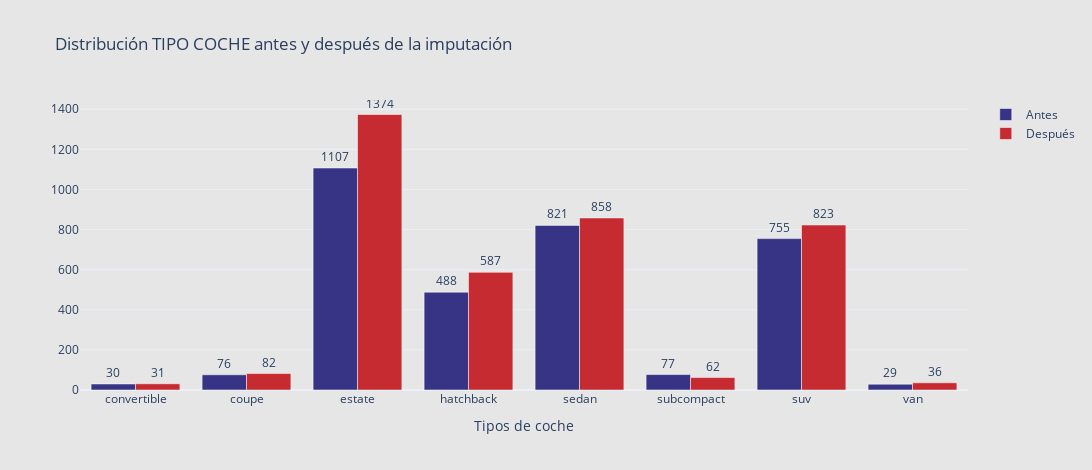

Here is the notebook cell this chart was saved with:
### Markdown cell above
**Visualización: distribución antes y después de la imputación**

### Code cell
# Distribución antes y después de la imputación
antes_counts = df_antes['tipo_coche'].value_counts().sort_index()
despues_counts = df_bmw['tipo_coche'].value_counts().sort_index()

fig = go.Figure()

# Barras antes
fig.add_trace(go.Bar(
    x=[str(i) for i in antes_counts.index],
    y=antes_counts.values,
    marker_color='#373485',
    name='Antes',
    text=antes_counts.values,
    textposition='outside'
))

# Barras después
fig.add_trace(go.Bar(
    x=[str(i) for i in despues_counts.index],
    y=despues_counts.values,
    marker_color='#c52b30',
    name='Después',
    text=despues_counts.values,
    textposition='outside'
))

# Configuración del gráfico
fig.update_layout(
    title="Distribución TIPO COCHE antes y después de la imputación",
    xaxis_title="Tipos de coche",
    barmode='group',
    template='plotly_white',
    width=1200,
    height=470,
    plot_bgcolor='#e6e6e7',
    paper_bgcolor='#e6e6e7'
)

fig.show()

### Figure 1 — Plotly figure (JSON) as saved in the notebook; plotly's stock layout.template omitted (floating-point values rounded to 4 significant figures)
{"data": [{"marker": {"color": "#373485"}, "name": "Antes", "text": [30.0, 76.0, 1107.0, 488.0, 821.0, 77.0, 755.0, 29.0], "textposition": "outside", "type": "bar", "x": ["convertible", "coupe", "estate", "hatchback", "sedan", "subcompact", "suv", "van"], "y": [30, 76, 1107, 488, 821, 77, 755, 29]}, {"marker": {"color": "#c52b30"}, "name": "Después", "text": [31.0, 82.0, 1374.0, 587.0, 858.0, 62.0, 823.0, 36.0], "textposition": "outside", "type": "bar", "x": ["convertible", "coupe", "estate", "hatchback", "sedan", "subcompact", "suv", "van"], "y": [31, 82, 1374, 587, 858, 62, 823, 36]}], "layout": {"barmode": "group", "height": 470, "paper_bgcolor": "#e6e6e7", "plot_bgcolor": "#e6e6e7", "title": {"text": "Distribución TIPO COCHE antes y después de la imputación"}, "width": 1200, "xaxis": {"title": {"text": "Tipos de coche"}}}}
